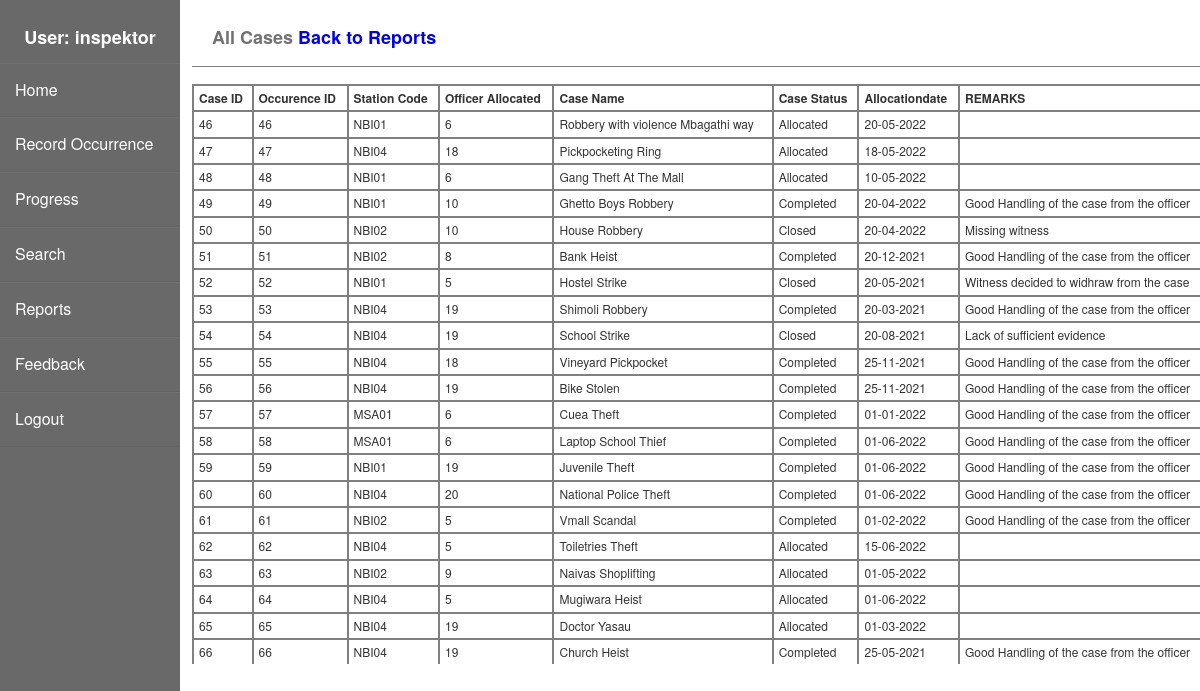
Page /theft/viewtheftcases.php (signed in) on the committed database.
### tables this page shows
CREATE TABLE `cases` (
  `id` int(11) NOT NULL,
  `occurrenceId` int(11) DEFAULT NULL,
  `stationCode` varchar(55) DEFAULT NULL,
  `officerId` int(11) DEFAULT NULL,
  `casename` varchar(55) DEFAULT NULL,
  `casestatus` varchar(55) DEFAULT NULL,
  `crimetype` varchar(20) NOT NULL,
  `allocationDate` date DEFAULT NULL,
  `remarks` text DEFAULT NULL,
  `timeLogged` timestamp NULL DEFAULT current_timestamp()
);

### theft/viewtheftcases.php (the view, shortened to what this page needs)
<?php
$server="localhost";
$username="moturi";
$password="logmein";
$dbname="nationalcrimeinvestigation";
$con= mysqli_connect($server, $username, $password, $dbname);
?>
<!DOCTYPE html>
<html lang="en">
<head>
        <link href="../stylesheet.css" rel="stylesheet" type="text/css">
</head>
<body>
    <div class="wrapper">
        <div class="sidebar">
            <h2>User:
                <?php
            echo  $_SESSION["user"]
            ?>
            </h2>
            <ul style="list-style-type:none;">
            <li><a href="index.php">Home</a></li>
            <li><a href="crime.php">Record Occurrence</a></li>
            <li><a href="progress.php">Progress</a></li>
            <li><a href="search.php">Search</a></li>
            <li><a href="filter.php">Reports</a></li>
            <li><a href="feedback.php">Feedback</a></li>
            <li><a href="../logout.php">Logout</a></li>
            </ul>
        </div>
        <div class="main_content">
            <div class="main_content">
                <div class="top">
                    <H2>All Cases <a href="filter.php">Back to Reports</a></H2>
                </div>
    <br>
<div class="tabsort">
<table id="myTable">
    <tr>
                            <th>Case ID</th>
                            <th>Occurence ID</th>
                            <th>Station Code</th>
                            <th>Officer Allocated</th>
                            <th>Case Name</th>
                            <th>Case Status</th>
                            <th>Allocationdate</th>
                            <th>REMARKS</th>
    </tr>
    <?php
    $sql="SELECT * FROM cases WHERE crimetype='THEFT'";
    $result=mysqli_query($con,$sql);
    if($result){
        while($row=mysqli_fetch_assoc($result)){
            $id= $row['id'];
            $occurrenceId= $row['occurrenceId'];
            $stationCode= $row['stationCode'];
            $officerId= $row['officerId'];
            $casename= $row['casename'];
            $casestatus= $row['casestatus'];
            $allocationDate= date('d-m-Y', strtotime($row['allocationDate']));
            $remarks= $row['remarks'];
    echo '
    <tr>
            <td scope ="row">'.$id.' </td>
            <td>'.$occurrenceId.'</td>
            <td>'.$stationCode.'</td>
            <td>'.$officerId.'</td>
            <td>'.$casename.'</td>
            <td>'.$casestatus.'</td>
            <td>'.$allocationDate.'</td>
            <td>'.$remarks.'</td>
    </tr>
    ';}
        }
        ?>
    </table>
    <br>
    </div>
    </div>
    </div>
            </div>
    </body>
    </html>

### stylesheet.css (style rules this page uses)
body { font-family: "Helvetica Neue", Helvetica, Arial, sans-serif; font-size: 12px; line-height: 1.42857143; color: #333; background-color: #fff; background-image: none; margin: 0; }
* { box-sizing: border-box; }
a:link { text-decoration: none; }
.wrapper { display: flex; position: relative; overflow: hidden; }
.wrapper .sidebar { width: 15%; height: 100%; background: dimgrey; padding: 10px 0px; position: fixed; padding-right: -10px; }
.wrapper .sidebar h2 { color: #fff; text-align: center; margin-bottom: 5px; }
.wrapper .sidebar ul { margin-left: -40px; }
.wrapper .sidebar ul li { padding: 15px; border-bottom: 1px solid #676798; border-bottom: 1px solid rgba(0,0,0,0.05); border-top: 1px solid rgba(255,255,255,0.05); }
.wrapper .sidebar ul li a { color: white; display: block; font-size: medium; }
.wrapper .main_content { width: 100%; margin-left: 8%; position: fixed; }
.wrapper .main_content .top { padding: 10px 20px; padding-bottom: 0px; background: #fff; color: #717171; border-bottom: 1px solid grey; }
table { border-spacing: 0; width: 85%; border: 1px solid grey; }
td ,th { text-align: left; padding: 5px; border: 1px solid grey; line-height: 1.2; }
.tabsort { max-height: 580px; overflow-y: scroll; }

### rows in the picture
cases: id "46", occurrenceId "46", stationCode "NBI01", officerId "6", casename "Robbery with violence Mbagathi way", casestatus "Allocated", allocationDate "20-05-2022"
cases: id "47", occurrenceId "47", stationCode "NBI04", officerId "18", casename "Pickpocketing Ring", casestatus "Allocated", allocationDate "18-05-2022"
cases: id "48", occurrenceId "48", stationCode "NBI01", officerId "6", casename "Gang Theft At The Mall", casestatus "Allocated", allocationDate "10-05-2022"
cases: id "49", occurrenceId "49", stationCode "NBI01", officerId "10", casename "Ghetto Boys Robbery", casestatus "Completed", allocationDate "20-04-2022", remarks "Good Handling of the case from the officer"
cases: id "50", occurrenceId "50", stationCode "NBI02", officerId "10", casename "House Robbery", casestatus "Closed", allocationDate "20-04-2022", remarks "Missing witness"
cases: id "51", occurrenceId "51", stationCode "NBI02", officerId "8", casename "Bank Heist", casestatus "Completed", allocationDate "20-12-2021", remarks "Good Handling of the case from the officer"
cases: id "52", occurrenceId "52", stationCode "NBI01", officerId "5", casename "Hostel Strike", casestatus "Closed", allocationDate "20-05-2021", remarks "Witness decided to widhraw from the case"
cases: id "53", occurrenceId "53", stationCode "NBI04", officerId "19", casename "Shimoli Robbery", casestatus "Completed", allocationDate "20-03-2021", remarks "Good Handling of the case from the officer"
cases: id "54", occurrenceId "54", stationCode "NBI04", officerId "19", casename "School Strike", casestatus "Closed", allocationDate "20-08-2021", remarks "Lack of sufficient evidence"
cases: id "55", occurrenceId "55", stationCode "NBI04", officerId "18", casename "Vineyard Pickpocket", casestatus "Completed", allocationDate "25-11-2021", remarks "Good Handling of the case from the officer"
cases: id "56", occurrenceId "56", stationCode "NBI04", officerId "19", casename "Bike Stolen", casestatus "Completed", allocationDate "25-11-2021", remarks "Good Handling of the case from the officer"
cases: id "57", occurrenceId "57", stationCode "MSA01", officerId "6", casename "Cuea Theft", casestatus "Completed", allocationDate "01-01-2022", remarks "Good Handling of the case from the officer"
cases: id "58", occurrenceId "58", stationCode "MSA01", officerId "6", casename "Laptop School Thief", casestatus "Completed", allocationDate "01-06-2022", remarks "Good Handling of the case from the officer"
cases: id "59", occurrenceId "59", stationCode "NBI01", officerId "19", casename "Juvenile Theft", casestatus "Completed", allocationDate "01-06-2022", remarks "Good Handling of the case from the officer"
cases: id "60", occurrenceId "60", stationCode "NBI04", officerId "20", casename "National Police Theft", casestatus "Completed", allocationDate "01-06-2022", remarks "Good Handling of the case from the officer"
cases: id "61", occurrenceId "61", stationCode "NBI02", officerId "5", casename "Vmall Scandal", casestatus "Completed", allocationDate "01-02-2022", remarks "Good Handling of the case from the officer"
cases: id "62", occurrenceId "62", stationCode "NBI04", officerId "5", casename "Toiletries Theft", casestatus "Allocated", allocationDate "15-06-2022"
cases: id "63", occurrenceId "63", stationCode "NBI02", officerId "9", casename "Naivas Shoplifting", casestatus "Allocated", allocationDate "01-05-2022"
cases: id "64", occurrenceId "64", stationCode "NBI04", officerId "5", casename "Mugiwara Heist", casestatus "Allocated", allocationDate "01-06-2022"
cases: id "65", occurrenceId "65", stationCode "NBI04", officerId "19", casename "Doctor Yasau", casestatus "Allocated", allocationDate "01-03-2022"
cases: id "66", occurrenceId "66", stationCode "NBI04", officerId "19", casename "Church Heist", casestatus "Completed", allocationDate "25-05-2021", remarks "Good Handling of the case from the officer"

### other values in the picture
$_SESSION["user"] "inspektor"
